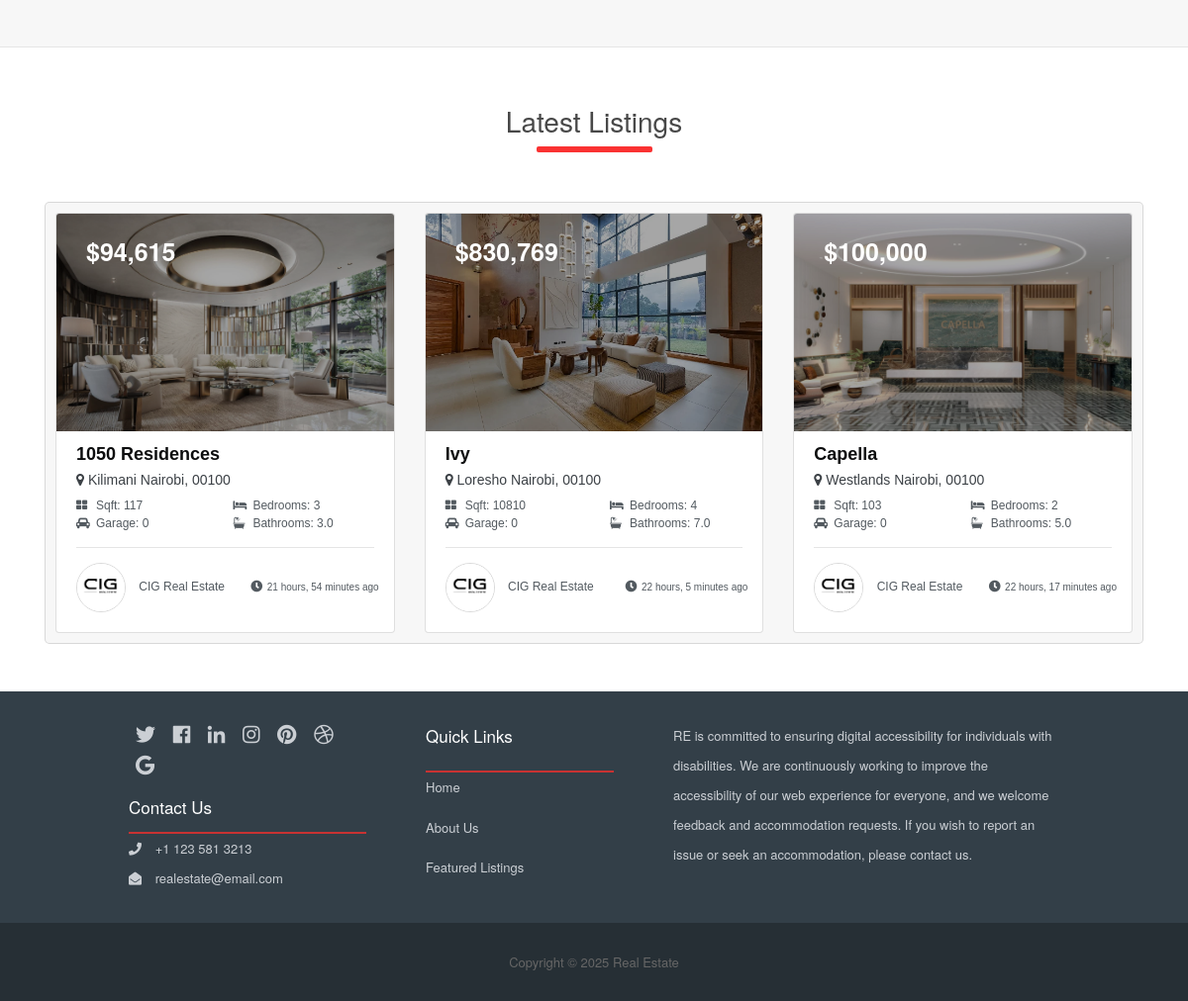
Before: / (lower part) with the older database file.
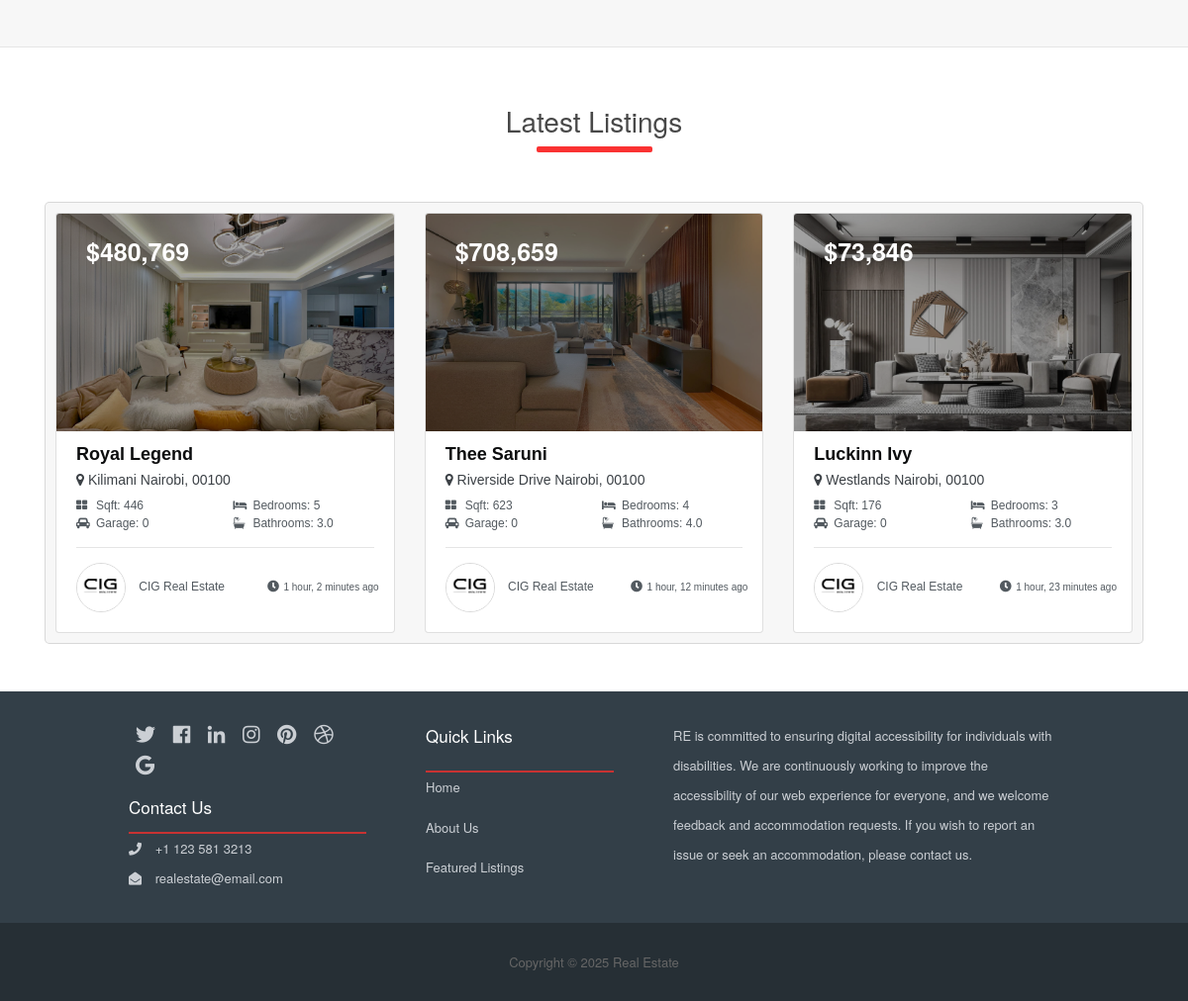
After: the same page with the newer database file.
### listings/models.py (models this page shows, shortened)
class Listing(models.Model):
  realtor = models.ForeignKey(Realtor, on_delete=models.DO_NOTHING)
  title = models.CharField(max_length=200)
  address = models.CharField(max_length=200)
  city = models.CharField(max_length=100)
  state = models.CharField(max_length=100)
  zipcode = models.CharField(max_length=20)
  description = models.TextField(blank=True)
  price = models.IntegerField()
  bedrooms = models.IntegerField()
  bathrooms = models.DecimalField(max_digits=2, decimal_places=1)
  garage = models.IntegerField(default=0)
  sqft = models.IntegerField()
  lot_size = models.DecimalField(max_digits=5, decimal_places=1)
  photo_main = models.ImageField(upload_to='photos/%Y/%m/%d/')
  photo_1 = models.ImageField(upload_to='photos/%Y/%m/%d/', blank=True)
  photo_2 = models.ImageField(upload_to='photos/%Y/%m/%d/', blank=True)
  photo_3 = models.ImageField(upload_to='photos/%Y/%m/%d/', blank=True)
  photo_4 = models.ImageField(upload_to='photos/%Y/%m/%d/', blank=True)
  photo_5 = models.ImageField(upload_to='photos/%Y/%m/%d/', blank=True)
  photo_6 = models.ImageField(upload_to='photos/%Y/%m/%d/', blank=True)
  is_published = models.BooleanField(default=True)
  list_date = models.DateTimeField(default=datetime.now, blank=True)

### realtors/models.py (models this page shows)
class Realtor(models.Model):
  name = models.CharField(max_length=200)
  photo = models.ImageField(upload_to='photos/%Y/%m/%d/')
  description = models.TextField(blank=True)
  phone = models.CharField(max_length=20)
  email = models.CharField(max_length=50)
  is_mvp = models.BooleanField(default=False)
  hire_date = models.DateTimeField(default=datetime.now, blank=True)
  def __str__(self):
    return self.name

### pages/views.py (the view)
# urls.py: path('', views.index, name='listings'),
def index(request):
    listings = Listing.objects.order_by('-list_date').filter(is_published=True)[:3]
    context = {
        'listings': listings,
        'state_choices': state_choices,
        'bedroom_choices': bedroom_choices,
        'price_choices': price_choices
    }
    return render(request, 'pages/index.html', context)

### templates/pages/index.html (shortened to what this page needs)
{% extends 'base.html' %}
{% load humanize %}
{% load static %}
{% block content %}
		<section id="services" class="py-5 bg-secondary text-white">
	</section>
	<section id="listings" class="py-5 bg-secondary text-white">
		<div class="container">
			<h3 class="text-center mb-31">
				<a>Latest Listings</a>
				<hr class="main_underline">
			</h3>
			<div class="enclose_row">
				<div class="row">
					{% if listings %}
						{% for listing in listings %}
							<a href="{% url 'listing' listing.id %}" style="">
							<div class="col-md-6 col-lg-4 mb-4 index">
								<div class="card listing-preview">
										<img class="card-img-top listing" src="{{ listing.photo_main.url }}" alt="">
									<div class="card-img-overlay">
											<span class="badge badge-secondary text-white">${{ listing.price | intcomma }}</span>
									</div>
									<div class="card-body">
										<div class="listing-heading text-center_1">
											<a class="text-primary property-title">{{ listing.title }}</a>
										</div>
										<div class="listing_location text-center_1">
											<a class="property-location">
												<i class="fa fa-map-marker" aria-hidden="true"></i>
												{{ listing.city }} {{ listing.state }}, {{ listing.zipcode }}
											</a>
										</div>
										<div class="rows1">
											<div class="row py-2 text-secondary left">
												<div class="col-6 icon">
													<div class="card_icon">
														<i class="fa fa-th-large"></i>
													</div>
													Sqft: {{ listing.sqft }}
												</div>
												<div class="col-6 icon">
													<div class="card_icon">
														<i class="fa fa-car"></i>
													</div>
													Garage: {{ listing.garage }}
												</div>
											</div>
											<div class="row py-2 text-secondary right">
												<div class="col-6 icon">
													<div class="card_icon">
														<i class="fa fa-bed"></i>
													</div>
													 Bedrooms: {{ listing.bedrooms }}</div>
												<div class="col-6 icon">
													<div class="card_icon">
														<i class="fa fa-bath"></i>
													</div>
													Bathrooms: {{ listing.bathrooms }}</div>
											</div>
										</div>
										<hr class="hr listing">
										<div class="realtor_date">
											<div class="row py-2 text-secondary realtor_d">
												<div class="col-6">
		            								<img class="card-realtor" src="{{ listing.realtor.photo.url }}" alt=""></i>
		            								<a class="listing-realtor">{{ listing.realtor }}</a>
		            							</div>
											</div>
											<div class="row text-secondary pb-2 r_date">
												<div class="col-6 date">
													<i class="fas fa-clock"></i>
													<a class="listing-time-ago">{{ listing.list_date | timesince }} ago</a>
												</div>
											</div>
										</div>
									</div>
								</div>
							</div>
						</a>
						{% endfor %}
					{% else %}
						<div class="col-md-12">
							<p>No Listings Available</p>
						</div>
					{% endif %}
				</div>
			</div>
		</div>
	</section>
{% endblock %}

### templates/base.html (shortened to what this page needs)
{% load static %}
<!DOCTYPE html>
<html lang="en">
<head>
  <link rel="stylesheet" href="{% static 'css/all.css' %}">
  <link rel="stylesheet" href="{% static 'css/bootstrap.css' %}">
  <link rel="stylesheet" href="{% static 'css/style.css' %}">
  <link rel="stylesheet" href="{% static 'css/lightbox.min.css' %}">
  <link rel="stylesheet" href="https://cdnjs.cloudflare.com/ajax/libs/font-awesome/4.7.0/css/font-awesome.min.css">
</head>
<body>
  {% block content %} {% endblock %}
  {% include 'partials/_footer.html' %}
</body>
</html>

### templates/partials/_navbar.html (shortened to what this page needs)
{% load static %}

### templates/partials/_footer.html (shortened to what this page needs)
<footer id="main-footer">
	<div class="footer_top">
		<div class="footer_top_column col_3">
			<div class="footer_social">
				<a href="#">
					<i class="fab fa-twitter"></i>
				</a>
				<a href="#">
					<i class="fab fa-facebook"></i>
				</a>
				<a href="#">
					<i class="fab fa-linkedin"></i>
				</a>
				<a href="#">
					<i class="fab fa-instagram"></i>
				</a>
				<a href="#">
					<i class="fab fa-pinterest"></i>
				</a>
				<a href="#">
					<i class="fab fa-dribbble"></i>
				</a>
				<a href="#">
					<i class="fab fa-google"></i>
				</a>
			</div>
			<a class="column_title">Contact Us</a>
			<div class="footer_contact_us">
				<a>
					<i class="fas fa-phone"></i>
					+1 123 581 3213
				</a>
				<a>
					<i class="fas fa-envelope-open"></i>
					realestate@email.com
				</a>
			</div>
	  	</div>
	  	<div class="footer_top_column col_2">
			<a class="column_title">Quick Links</a>
			<a class="footer_click" href="/">Home</a>
			<a class="footer_click" href="/about">About Us</a>
			<a class="footer_click" href="/listings">Featured Listings</a>
		</div>
		<div class="footer_top_column col_1">
			<a class="footer_text"> RE is committed to ensuring digital accessibility for individuals with disabilities. We are continuously working to improve the accessibility of our web experience for everyone, and we welcome feedback and accommodation requests. If you wish to report an issue or seek an accommodation, please contact us.</a>
		</div>
	</div>
	<div class="footer_bottom">
		<div class="footer_copyright">
			Copyright &copy;
			<span class="year"></span>  Real Estate
		</div>
	</div>
</footer>

### realestate/static/css/all.css (style rules this page uses)
.fa, .fas, .far, .fal, .fab { -moz-osx-font-smoothing: grayscale; -webkit-font-smoothing: antialiased; display: inline-block; font-style: normal; font-variant: normal; text-rendering: auto; line-height: 1; }
.fa-bath:before { content: "\f2cd"; }
.fa-bed:before { content: "\f236"; }
.fa-car:before { content: "\f1b9"; }
.fa-clock:before { content: "\f017"; }
.fa-dribbble:before { content: "\f17d"; }
.fa-envelope-open:before { content: "\f2b6"; }
.fa-facebook:before { content: "\f09a"; }
.fa-google:before { content: "\f1a0"; }
.fa-instagram:before { content: "\f16d"; }
.fa-linkedin:before { content: "\f08c"; }
.fa-map-marker:before { content: "\f041"; }
.fa-phone:before { content: "\f095"; }
.fa-pinterest:before { content: "\f0d2"; }
.fa-th-large:before { content: "\f009"; }
.fa-twitter:before { content: "\f099"; }
.fab { font-family: 'Font Awesome 5 Brands'; }
.fa, .fas { font-family: 'Font Awesome 5 Free'; font-weight: 900; }

### realestate/static/css/style.css (style rules this page uses)
html { font-family: Museo-Sans-300,"Helvetica Neue",Helvetica,Arial,sans-serif; outline: none; }
body { background-color: #f7f7f7; }
img { width: 100%; }
#services { color: black; border-bottom: 1px solid #e5e5e5; min-height: 300px; position: relative; overflow: hidden; }
#services::before { content: ''; position: absolute; top: 0; left: 0; min-height: 100%; width: 100%; }
.listing-preview a { position: relative; }
#listings { padding-top: 3rem !important; background-color: #fff; }
.row.py-2.text-secondary { font-size: 12px; display: block; }
.row.py-2.text-secondary.right { margin-left: 70px; }
#main-footer { text-align: center; font-size: 15px; color: #fff; }
.footer_top { background-color: #333f48; padding: 30px 100px; display: flex; }
.footer_bottom { background-color: #262f35; padding: 30px 100px; }
.footer_top_column { display: grid; text-align: left; padding: 0 30px; line-height: 30px; }
.footer_top_column.col_1 { flex: 0 0 45%; }
.footer_top_column.col_2 { flex: 0 0 25%; }
.footer_top_column.col_3 { flex: 0 0 30%; }
.footer_top_column a { font-size: 13px; color: #cbcfd4; transition: .5s; }
.footer_top_column .column_title { font-size: 17px; }
.column_title { padding-bottom: 10px; border-bottom: 2px solid rgba(200,50,50,1); }
.footer_contact_us { display: grid; color: #cbcfd4; }
.footer_contact_us .fas { margin: 0px 10px 0px 0px; }
.footer_social { margin-bottom: 10px; }
.footer_top .fab { color: #cbcfd4; font-size: 20px; margin: 0px 7px; transition: .5s; }
.footer_copyright { color: #666; font-size: 13px; }
.footer_text { color: #cbcfd4 !important; }
.card-realtor { height: 50px; width: 50px; border-radius: 50%; object-fit: cover; margin-right: 10px; border: 1px solid rgba(0,0,0,0.150); }
.listing-time-ago { font-size: 10px; padding-bottom: 0; }
.text-primary.property-title { font-size: 18px; font-weight: bold; color: #0c0d0e !important; }
.property-location { font-size: 14px; color: #535a60; }
.hr.listing { margin-top: 15px; margin-bottom: 15px; border: 0; border-top: 1px solid rgba(0, 0, 0, 0.1); }
.realtor_date { width: 100%; }
.col-6.date { padding: 0; }
.row.text-secondary.pb-2.r_date { position: absolute; right: 20px; bottom: 35px; padding-right: 10px; display: block; }
.badge.badge-secondary.text-white { font-size: 25px; color: #fff; }
.enclose_row { padding-top: 10px; padding-bottom: 10px; padding-left: 10px; padding-right: 10px; border: 1px solid rgba(0,0,0,0.125); border-radius: 5px; background-color: #f7f7f7; }
.col-md-6.col-lg-4.mb-4.index { margin-bottom: 0px; }
.property-location { margin-bottom: 10px; }
.fas.fa-clock { font-size: 12px; }
.text-center.mb-31 { text-align: center; padding-top: 10px; margin-bottom: 30px; color: #484848; }
.main_underline { border: 3px solid rgba(250, 50, 50); border-radius: 2px; width: 10%; margin-top: 8px; margin-bottom: 50px; }
.text-center_1 { color: #3c4146; }
.listing_location { margin-bottom: 5px; }
.card_icon { width: 20px; }
.col-6.icon { display: flex; }

Changed rows visible on the page:
no longer on this page (row unchanged): Listing: photo_main (picture), price "94,615", title "1050 Residences", city "Kilimani", state "Nairobi", zipcode "00100", sqft "117", garage "0", bedrooms "3", bathrooms "3.0", realtor.photo (picture), realtor "CIG Real Estate", list_date "21 hours, 54 minutes"
no longer on this page (row unchanged): Listing: photo_main (picture), price "830,769", title "Ivy", city "Loresho", state "Nairobi", zipcode "00100", sqft "10810", garage "0", bedrooms "4", bathrooms "7.0", realtor.photo (picture), realtor "CIG Real Estate", list_date "22 hours, 5 minutes"
no longer on this page (row unchanged): Listing: photo_main (picture), price "100,000", title "Capella", city "Westlands", state "Nairobi", zipcode "00100", sqft "103", garage "0", bedrooms "2", bathrooms "5.0", realtor.photo (picture), realtor "CIG Real Estate", list_date "22 hours, 17 minutes"
added Listing: photo_main (picture), price "480,769", title "Royal Legend", city "Kilimani", state "Nairobi", zipcode "00100", sqft "446", garage "0", bedrooms "5", bathrooms "3.0", realtor.photo (picture), realtor "CIG Real Estate", list_date "1 hour, 2 minutes"
added Listing: photo_main (picture), price "708,659", title "Thee Saruni", city "Riverside Drive", state "Nairobi", zipcode "00100", sqft "623", garage "0", bedrooms "4", bathrooms "4.0", realtor.photo (picture), realtor "CIG Real Estate", list_date "1 hour, 12 minutes"
added Listing: photo_main (picture), price "73,846", title "Luckinn Ivy", city "Westlands", state "Nairobi", zipcode "00100", sqft "176", garage "0", bedrooms "3", bathrooms "3.0", realtor.photo (picture), realtor "CIG Real Estate", list_date "1 hour, 23 minutes"
